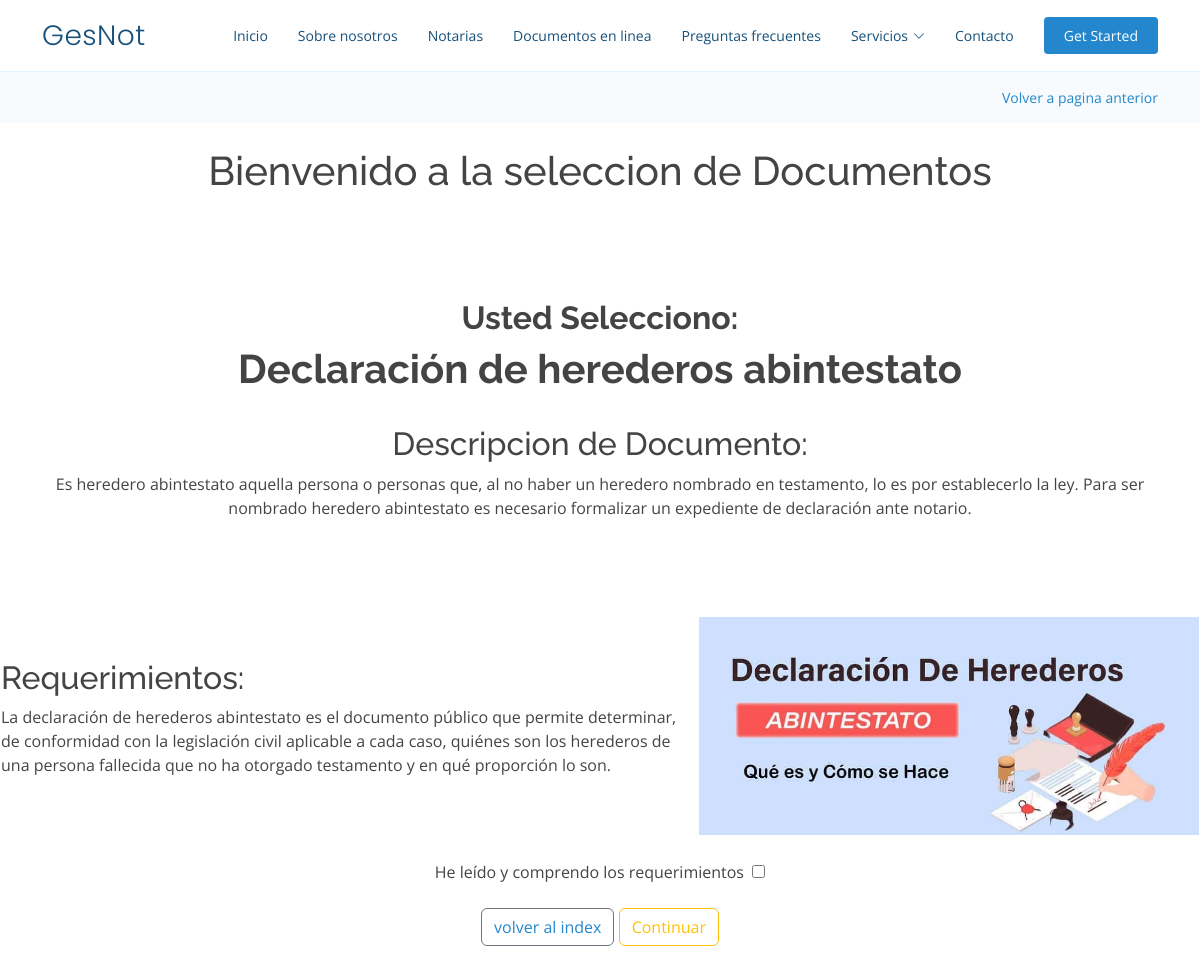
The page /OnePage/mostrar_documento.php?documento_seleccionado=4 on the database its author committed.
### tables this page shows
CREATE TABLE `documentos` (
  `id` int(11) NOT NULL,
  `nombre` varchar(250) NOT NULL,
  `descripcion` varchar(250) NOT NULL,
  `requerimientos` varchar(2000) NOT NULL,
  `ruta` varchar(250) NOT NULL
);

### OnePage/mostrar_documento.php (the view, shortened to what this page needs)
<?php
$pdo = new PDO('mysql:host=localhost;dbname=jugueteria', 'root', '');
$id = $_GET['documento_seleccionado'];
$stmt = $pdo->prepare('SELECT * FROM documentos WHERE id = :id');
$stmt->bindParam(':id', $id, PDO::PARAM_INT);
$stmt->execute();
$documento = $stmt->fetch();
?>
<!DOCTYPE html>
<html lang="en">
<head>
  <link href="assets/vendor/aos/aos.css" rel="stylesheet">
  <link href="assets/vendor/bootstrap/css/bootstrap.min.css" rel="stylesheet">
  <link href="assets/vendor/bootstrap-icons/bootstrap-icons.css" rel="stylesheet">
  <link href="assets/vendor/boxicons/css/boxicons.min.css" rel="stylesheet">
  <link href="assets/vendor/glightbox/css/glightbox.min.css" rel="stylesheet">
  <link href="assets/vendor/remixicon/remixicon.css" rel="stylesheet">
  <link href="assets/vendor/swiper/swiper-bundle.min.css" rel="stylesheet">
  <link href="assets/css/style.css" rel="stylesheet">
</head>
<body>
  <header id="header" class="fixed-top">
    <div class="container d-flex align-items-center justify-content-between">
      <h1 class="logo"><a href="index.html">GesNot</a></h1>
      <nav id="navbar" class="navbar">
        <ul>
          <li><a class="nav-link scrollto " href="index.php">Inicio</a></li>
          <li><a class="nav-link scrollto" href="#about">Sobre nosotros</a></li>
          <li><a class="nav-link scrollto" href="#services">Notarias</a></li>
          <li><a class="nav-link scrollto o" href="#portfolio">Documentos en linea</a></li>
          <li><a class="nav-link scrollto" href="#team">Preguntas frecuentes</a></li>
          <li class="dropdown"><a href="#"><span>Servicios</span> <i class="bi bi-chevron-down"></i></a>
          </li>
          <li><a class="nav-link scrollto" href="#contact">Contacto</a></li>
          <li><a class="getstarted scrollto" href="#about">Get Started</a></li>
        </ul>
      </nav>
    </div>
  </header>
  <main id="main">
    <section class="breadcrumbs">
      <div class="container">
        <div class="d-flex justify-content-between align-items-center">
          <ol>
            <li><a href="portfolio-trabajo.php">Volver a pagina anterior</a></li>
          </ol>
        </div>
      </div>
    </section>
    <br>
   <center>
    <h1>Bienvenido a la seleccion de Documentos</h1>
   </center>
   <center>
   <table>
    <section class="inner-page">
      <div class="container">
        <p>
<?php
          echo ' <strong><center><h2>Usted Selecciono:</h2><h1>' . $documento['nombre'] . '</h1><br></center></strong>';
          echo '<h2>Descripcion de Documento:</h2><p>' . $documento['descripcion'] . '</p>';
          echo '<td><h2>Requerimientos:</h2><p>' . $documento['requerimientos'] . '</p></td>';
?>
     <td><img src="<?php echo $documento['ruta']; ?>" style="width:500px">
</td>
     <?php echo '</table>'; ?>
  </center>
  <br>
<center>
<label>He leído y comprendo los requerimientos &nbsp;</label><input type="checkbox" name="acuerdo" required>
</center>
<br>
<center>
<tr>
    <td><button type="submit" class="btn btn-outline-secondary" name="submit"><a href="index.php"><p1>volver al index</p1></a></button></td>
</tr>
<a href="mostrar_notarias.php?documento_seleccionado=<?php echo $documento_seleccionado; ?>&nombre=<?php echo $nombre; ?>" class="btn btn-outline-warning">Continuar</a>
</center>
  </main>
</body>
</html>

### OnePage/assets/css/style.css (style rules this page uses)
body { font-family: "Open Sans", sans-serif; color: #444444; }
a { color: #2487ce; text-decoration: none; }
h1, h2, h3, h4, h5, h6 { font-family: "Raleway", sans-serif; }
#header { transition: all 0.5s; background: #fff; z-index: 997; padding: 15px 0; border-bottom: 1px solid #e6f2fb; }
#header .logo { font-size: 28px; margin: 0; padding: 0; line-height: 1; font-weight: 300; letter-spacing: 0.5px; font-family: "Poppins", sans-serif; }
#header .logo a { color: #16507b; }
.navbar { padding: 0; }
.navbar ul { margin: 0; padding: 0; display: flex; list-style: none; align-items: center; }
.navbar li { position: relative; }
.navbar a, .navbar a:focus { display: flex; align-items: center; justify-content: space-between; padding: 10px 0 10px 30px; font-size: 14px; color: #16507b; white-space: nowrap; transition: 0.3s; }
.navbar a i, .navbar a:focus i { font-size: 12px; line-height: 0; margin-left: 5px; }
.navbar .getstarted, .navbar .getstarted:focus { background: #2487ce; padding: 8px 20px; margin-left: 30px; border-radius: 4px; color: #fff; }
section { padding: 80px 0; overflow: hidden; }
.breadcrumbs { padding: 15px 0; background: #f8fbfe; min-height: 40px; margin-top: 72px; }
.breadcrumbs ol { display: flex; flex-wrap: wrap; list-style: none; padding: 0; margin: 0; font-size: 14px; }

### rows shown on the page
documentos: descripcion "Es heredero abintestato aquella persona o personas que, al no haber un heredero nombrado en testamento, lo es por establecerlo la ley. Para ser nombrado heredero abintestato es necesario formalizar un expediente de declaración ante notario.", requerimientos "La declaración de herederos abintestato es el documento público que permite determinar, de conformidad con la legislación civil aplicable a cada caso, quiénes son los herederos de una persona fallecida que no ha otorgado testamento y en qué proporción lo son.", ruta (picture)
